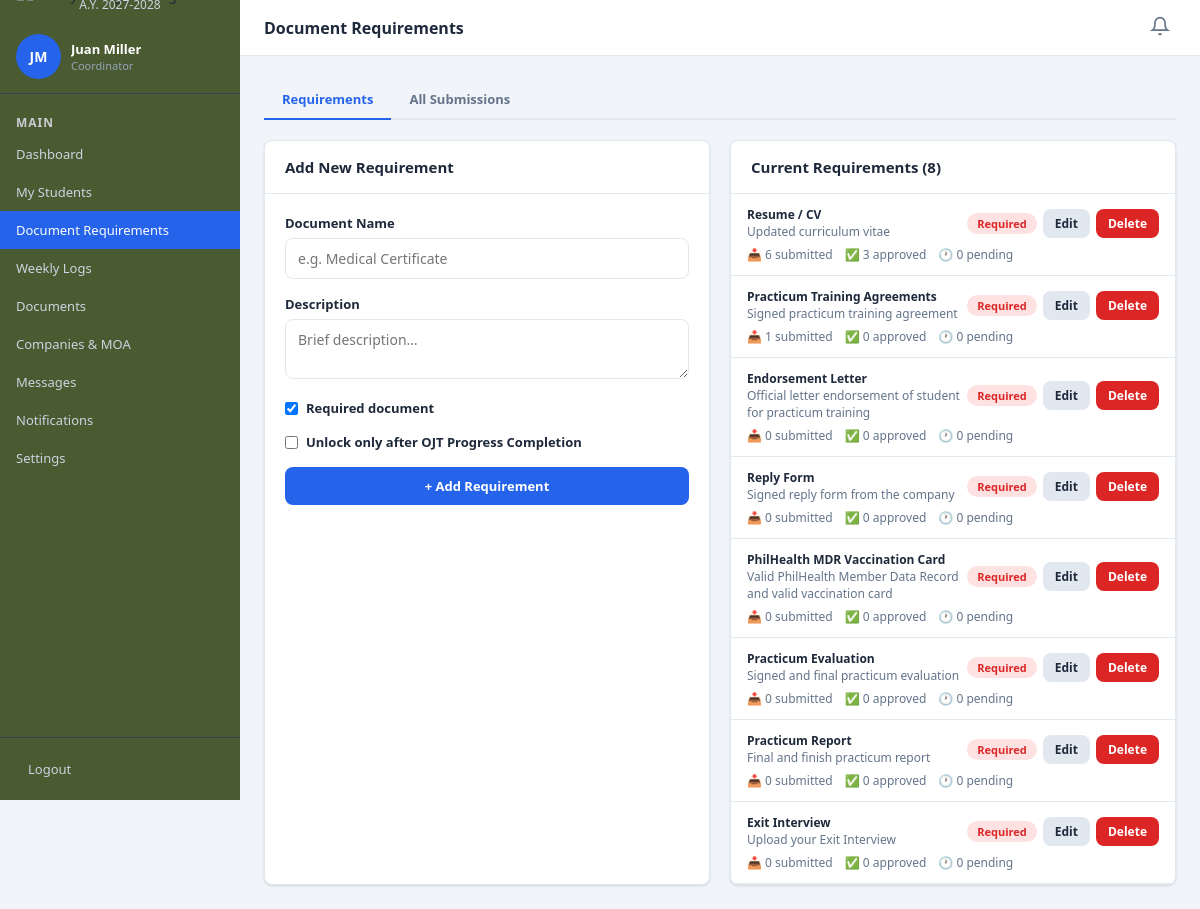
Screenshot of /coordinator_docsreq.php (signed in) with the database file from the repository.
### tables this page shows
CREATE TABLE `document_requirements` (
  `id` int(11) NOT NULL,
  `doc_name` varchar(100) NOT NULL,
  `description` text DEFAULT NULL,
  `is_required` tinyint(1) DEFAULT 1,
  `created_by` int(11) DEFAULT NULL,
  `created_at` timestamp NOT NULL DEFAULT current_timestamp(),
  `unlock_after_completion` tinyint(1) NOT NULL DEFAULT 0
);

### coordinator_docsreq.php (the view, shortened to what this page needs)
<?php
require_once 'sidebar.php';
$reqs = $conn->query("
    SELECT dr.*,
        (SELECT COUNT(*) FROM document_submissions ds WHERE ds.requirement_id=dr.id) AS total_submissions,
        (SELECT COUNT(*) FROM document_submissions ds WHERE ds.requirement_id=dr.id AND ds.status='approved') AS approved_count,
        (SELECT COUNT(*) FROM document_submissions ds WHERE ds.requirement_id=dr.id AND ds.status='pending') AS pending_count
    FROM document_requirements dr
    ORDER BY dr.id ASC
");
$req_list = [];
while ($r = $reqs->fetch_assoc()) $req_list[] = $r;
?>
<!DOCTYPE html>
<html lang="en">
<head>
<link rel="stylesheet" href="style.css">
</head>
<body>
<div class="wrapper">
<div class="main-content">
<div class="page-content">
<div class="tabs" data-group="doctabs">
    <div class="tab active" data-tabgroup="doctabs" data-tab="requirements" onclick="switchTab('doctabs','requirements')">Requirements</div>
    <div class="tab" data-tabgroup="doctabs" data-tab="submissions" onclick="switchTab('doctabs','submissions')">All Submissions</div>
</div>
<div class="tab-content active" data-tabgroup="doctabs" data-tab="requirements">
<div class="grid-2">
    <div class="card">
        <div class="card-header"><h3>Add New Requirement</h3></div>
        <div class="card-body">
            <form method="POST">
                <div class="form-group"><label>Document Name</label><input type="text" name="doc_name" placeholder="e.g. Medical Certificate" required></div>
                <div class="form-group"><label>Description</label><textarea name="description" rows="2" placeholder="Brief description…"></textarea></div>
                <div class="form-group">
                    <label style="display:flex;align-items:center;gap:8px;cursor:pointer;">
                        <input type="checkbox" name="is_required" checked style="width:auto;"> Required document
                    </label>
                </div>
                <div class="form-group">
                    <label style="display:flex;align-items:center;gap:8px;">
                        <input type="checkbox" name="unlock_after_completion" style="width:auto;">
                        Unlock only after OJT Progress Completion
                    </label>
                </div>
               <button type="submit" name="add_req" class="btn btn-primary btn-block">
                   + Add Requirement
                </button>
            </form>
        </div>
    </div>
    <div class="card">
        <div class="card-header"><h3>Current Requirements (<?= count($req_list) ?>)</h3></div>
        <div class="card-body" style="padding:0;">
            <?php if (empty($req_list)): ?>
            <div class="empty-state"><?= svgIcon('file') ?><p>No requirements added yet.</p></div>
            <?php else: foreach ($req_list as $r): ?>
            <div style="padding:12px 16px;border-bottom:1px solid var(--border);">
                <div class="flex-between" style="margin-bottom:6px;">
                    <div>
                        <div class="font-bold text-sm"><?= htmlspecialchars($r['doc_name']) ?></div>
                        <div class="text-sm text-muted"><?= htmlspecialchars($r['description']) ?></div>
                    </div>
                    <div style="display:flex;gap:6px;align-items:center;">
                        <span class="badge <?= $r['is_required']?'badge-rejected':'badge-info' ?>"><?= $r['is_required']?'Required':'Optional' ?></span>
                        <button class="btn btn-sm btn-secondary"
                                onclick="openEditReq(<?= htmlspecialchars(json_encode($r)) ?>)">
                            Edit
                        </button>
                        <a href="?delete_req=<?= $r['id'] ?>"
                        class="btn btn-sm btn-danger"
                        onclick="return confirm('Delete this requirement? Existing submissions will also be removed.')">
                        Delete
                        </a>
                    </div>
                </div>
                <div style="display:flex;gap:12px;font-size:12px;color:var(--text-muted);">
                    <span>📥 <?= $r['total_submissions'] ?> submitted</span>
                    <span>✅ <?= $r['approved_count'] ?> approved</span>
                    <span>🕐 <?= $r['pending_count'] ?> pending</span>
                </div>
            </div>
            <?php endforeach; endif; ?>
        </div>
    </div>
</div>
</div>
</div></div></div>
</body>
</html>

### style.css (style rules this page uses)
*, *::before, *::after { box-sizing: border-box; margin: 0; padding: 0; }
:root { --primary: #2563eb; --primary-dark: #1d4ed8; --primary-light: #dbeafe; --secondary: #64748b; --success: #16a34a; --success-light: #dcfce7; --warning: #d97706; --warning-light: #fef3c7; --danger: #dc2626; --danger-light: #fee2e2; --info: #0891b2; --info-light: #cffafe; --bg: #f1f5f9; --sidebar-bg: #4A5A31; --sidebar-bg2: #4A5A31; --sidebar-text: #cbd5e1; --sidebar-hover: rgba(255,255,255,0.12); --sidebar-active: #3b82f6; --card-bg: #ffffff; --border: #e2e8f0; --text-main: #1e293b; --text-muted: #64748b; --shadow: 0 1px 3px rgba(0,0,0,.08), 0 1px 2px rgba(0,0,0,.06); --shadow-md: 0 4px 6px -1px rgba(0,0,0,.1), 0 2px 4px -1px rgba(0,0,0,.06); --radius: 8px; --sidebar-width: 240px; }
body { font-family: 'Segoe UI', sans-serif; background: var(--bg); color: var(--text-main); font-size: 14px; }
a { text-decoration: none; color: inherit; }
input, select, textarea, button { font-family: inherit; font-size: 14px; }
.form-group { margin-bottom: 16px; }
.form-group label { display: block; font-size: 13px; font-weight: 600; color: var(--text-main); margin-bottom: 6px; }
.form-group input, .form-group select, .form-group textarea { width: 100%; padding: 10px 12px; border: 1.5px solid var(--border); border-radius: var(--radius); background: #fff; color: var(--text-main); transition: border-color .2s; }
.btn { display: inline-flex; align-items: center; gap: 6px; padding: 10px 18px; border-radius: var(--radius); border: none; cursor: pointer; font-weight: 600; font-size: 13px; transition: all .2s; }
.btn-primary { background: var(--primary); color: #fff; }
.btn-danger { background: var(--danger); color: #fff; }
.btn-secondary { background: var(--border); color: var(--text-main); }
.btn-sm { padding: 6px 12px; font-size: 12px; }
.btn-block { width: 100%; justify-content: center; }
.wrapper { display: flex; min-height: 100vh; }
.main-content { margin-left: var(--sidebar-width); width: calc(100% - var(--sidebar-width)); min-height:100vh; display:flex; flex-direction:column; flex:1; }
.page-content { padding: 24px; flex: 1; }
.card { background: var(--card-bg); border-radius: var(--radius); border: 1px solid var(--border); box-shadow: var(--shadow); }
.card-header { padding: 16px 20px; border-bottom: 1px solid var(--border); display: flex; align-items: center; justify-content: space-between; }
.card-header h3 { font-size: 15px; font-weight: 700; }
.card-body { padding: 20px; }
.badge { display: inline-flex; align-items: center; padding: 3px 10px; border-radius: 99px; font-size: 11px; font-weight: 700; }
.badge-rejected { background: var(--danger-light); color: var(--danger); }
.grid-2 { display: grid; grid-template-columns: 1fr 1fr; gap: 20px; }
.flex-between { display: flex; justify-content: space-between; align-items: center; }
.text-muted { color: var(--text-muted); }
.text-sm { font-size: 12px; }
.font-bold { font-weight: 700; }
.tabs { display: flex; border-bottom: 2px solid var(--border); margin-bottom: 20px; }
.tab { padding: 10px 18px; font-size: 13px; font-weight: 600; color: var(--text-muted); cursor: pointer; border-bottom: 2px solid transparent; margin-bottom: -2px; transition: color .2s, border-color .2s; }
.tab.active { color: var(--primary); border-color: var(--primary); }
.tab-content { display: none; }
.tab-content.active { display: block; }

### rows the page displays
document_requirements: doc_name "Resume / CV", description "Updated curriculum vitae", is_required "Required", total_submissions "6", approved_count "3", pending_count "0"
document_requirements: doc_name "Practicum Training Agreements", description "Signed practicum training agreement", is_required "Required", total_submissions "1", approved_count "0", pending_count "0"
document_requirements: doc_name "Endorsement Letter", description "Official letter endorsement of student for practicum training", is_required "Required", total_submissions "0", approved_count "0", pending_count "0"
document_requirements: doc_name "Reply Form", description "Signed reply form from the company", is_required "Required", total_submissions "0", approved_count "0", pending_count "0"
document_requirements: doc_name "PhilHealth MDR Vaccination Card", description "Valid PhilHealth Member Data Record and valid vaccination card", is_required "Required", total_submissions "0", approved_count "0", pending_count "0"
document_requirements: doc_name "Practicum Evaluation", description "Signed and final practicum evaluation", is_required "Required", total_submissions "0", approved_count "0", pending_count "0"
document_requirements: doc_name "Practicum Report", description "Final and finish practicum report", is_required "Required", total_submissions "0", approved_count "0", pending_count "0"
document_requirements: doc_name "Exit Interview", description "Upload your Exit Interview", is_required "Required", total_submissions "0", approved_count "0", pending_count "0"

### other values shown
$initials "JM"
$name "Juan Miller"
$role "Coordinator"
$title "Document Requirements"
count($req_list) "8"
